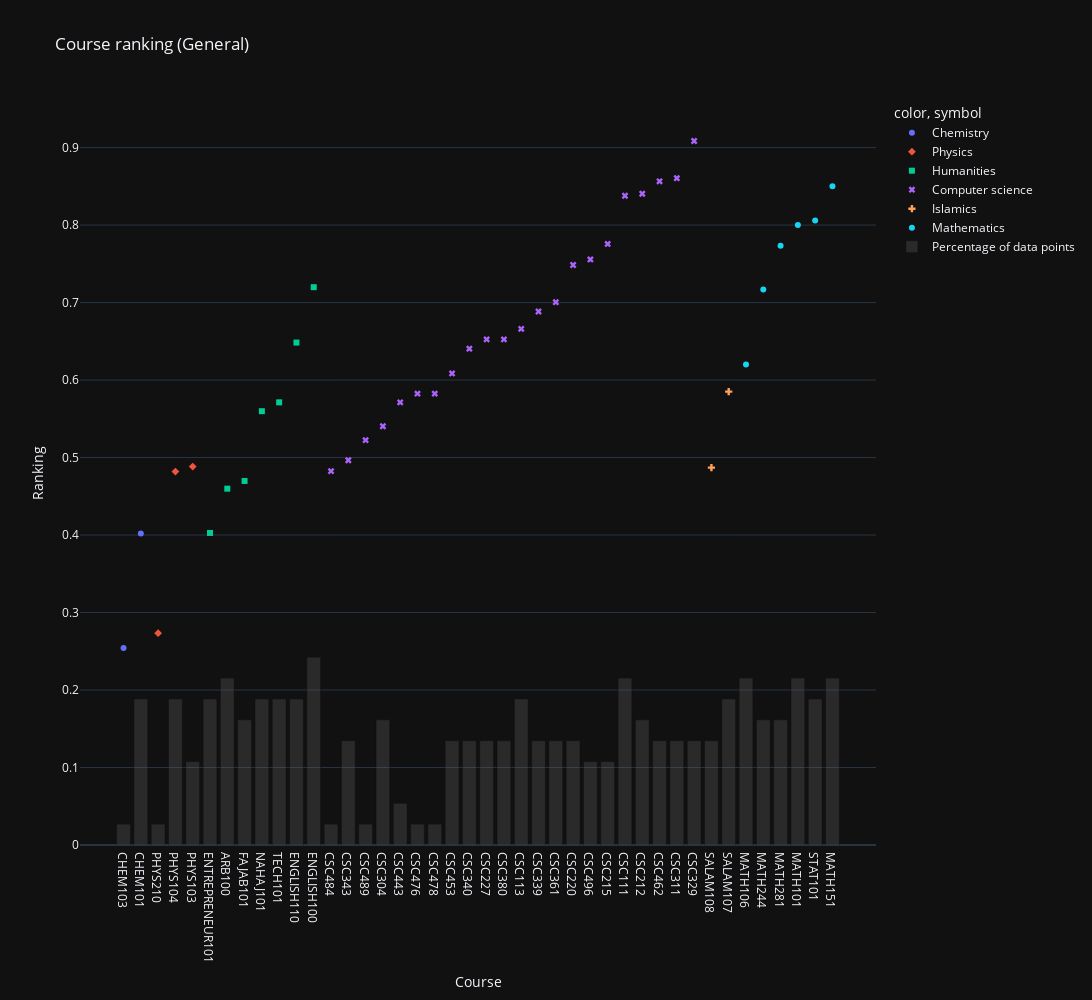

The cell this chart's notebook holds for it:
### Code cell
sorted_categories = course_to_category((scores_df.sum().sort_values() / 25).index)
fig = px.scatter(scores_df.sum().sort_values() / 25, color=sorted_categories, symbol=sorted_categories, title="Course ranking (General)")
fig.update_xaxes(title="Course")
fig.update_yaxes(title="Ranking")

remove_double_naming_in_legend(fig)

fig.add_trace(
    go.Bar(x=course_to_num_ranking_series.index, y=course_to_num_ranking_series / np.linalg.norm(course_to_num_ranking_series), marker={"color": "rgba(100, 100, 100, 0.3)"}, name="Percentage of data points"),
    # row=2, col=1
)
fig.update_layout(height=1000, width=2000)

### Figure 1 — Plotly figure (JSON) as saved in the notebook; plotly's stock layout.template omitted (floating-point values rounded to 4 significant figures)
{"data": [{"hovertemplate": "color=Chemistry<br>symbol=Chemistry<br>index=%{x}<br>value=%{y}<extra></extra>", "legendgroup": "Chemistry, Chemistry", "marker": {"color": "#636efa", "symbol": "circle"}, "mode": "markers", "name": "Chemistry", "orientation": "v", "showlegend": true, "type": "scatter", "x": ["CHEM103", "CHEM101"], "xaxis": "x", "y": [0.2543, 0.402], "yaxis": "y"}, {"hovertemplate": "color=Physics<br>symbol=Physics<br>index=%{x}<br>value=%{y}<extra></extra>", "legendgroup": "Physics, Physics", "marker": {"color": "#EF553B", "symbol": "diamond"}, "mode": "markers", "name": "Physics", "orientation": "v", "showlegend": true, "type": "scatter", "x": ["PHYS210", "PHYS104", "PHYS103"], "xaxis": "x", "y": [0.2733, 0.4819, 0.4883], "yaxis": "y"}, {"hovertemplate": "color=Humanities<br>symbol=Humanities<br>index=%{x}<br>value=%{y}<extra></extra>", "legendgroup": "Humanities, Humanities", "marker": {"color": "#00cc96", "symbol": "square"}, "mode": "markers", "name": "Humanities", "orientation": "v", "showlegend": true, "type": "scatter", "x": ["ENTREPRENEUR101", "ARB100", "FAJAB101", "NAHAJ101", "TECH101", "ENGLISH110", "ENGLISH100"], "xaxis": "x", "y": [0.4027, 0.4598, 0.4698, 0.5598, 0.5712, 0.6484, 0.7199], "yaxis": "y"}, {"hovertemplate": "color=Computer science<br>symbol=Computer science<br>index=%{x}<br>value=%{y}<extra></extra>", "legendgroup": "Computer science, Computer science", "marker": {"color": "#ab63fa", "symbol": "x"}, "mode": "markers", "name": "Computer science", "orientation": "v", "showlegend": true, "type": "scatter", "x": ["CSC484", "CSC343", "CSC489", "CSC304", "CSC443", "CSC476", "CSC478", "CSC453", "CSC340", "CSC227", "CSC380", "CSC113", "CSC339", "CSC361", "CSC220", "CSC496", "CSC215", "CSC111", "CSC212", "CSC462", "CSC311", "CSC329"], "xaxis": "x", "y": [0.4824, 0.4965, 0.5224, 0.5404, 0.5712, 0.5824, 0.5824, 0.6085, 0.6405, 0.6525, 0.6525, 0.6661, 0.6885, 0.7005, 0.7485, 0.7556, 0.7756, 0.8378, 0.8404, 0.8565, 0.8605, 0.9085], "yaxis": "y"}, {"hovertemplate": "color=Islamics<br>symbol=Islamics<br>index=%{x}<br>value=%{y}<extra></extra>", "legendgroup": "Islamics, Islamics", "marker": {"color": "#FFA15A", "symbol": "cross"}, "mode": "markers", "name": "Islamics", "orientation": "v", "showlegend": true, "type": "scatter", "x": ["SALAM108", "SALAM107"], "xaxis": "x", "y": [0.487, 0.585], "yaxis": "y"}, {"hovertemplate": "color=Mathematics<br>symbol=Mathematics<br>index=%{x}<br>value=%{y}<extra></extra>", "legendgroup": "Mathematics, Mathematics", "marker": {"color": "#19d3f3", "symbol": "circle"}, "mode": "markers", "name": "Mathematics", "orientation": "v", "showlegend": true, "type": "scatter", "x": ["MATH106", "MATH244", "MATH281", "MATH101", "STAT101", "MATH151"], "xaxis": "x", "y": [0.6201, 0.7168, 0.7735, 0.8001, 0.8058, 0.8501], "yaxis": "y"}, {"marker": {"color": "rgba(100, 100, 100, 0.3)"}, "name": "Percentage of data points", "type": "bar", "x": ["ENGLISH100", "ARB100", "MATH101", "CHEM101", "STAT101", "TECH101", "ENTREPRENEUR101", "FAJAB101", "NAHAJ101", "ENGLISH110", "SALAM107", "PHYS104", "MATH106", "CSC111", "MATH151", "SALAM108", "CSC113", "CSC220", "MATH244", "CSC212", "CSC215", "MATH281", "CSC304", "CSC380", "CSC227", "CSC311", "CSC339", "CSC343", "CSC361", "CSC329", "CSC340", "CSC453", "CSC496", "PHYS210", "PHYS103", "CHEM103", "CSC443", "CSC462", "CSC476", "CSC478", "CSC484", "CSC489"], "y": [0.2423, 0.2154, 0.2154, 0.1884, 0.1884, 0.1884, 0.1884, 0.1615, 0.1884, 0.1884, 0.1884, 0.1884, 0.2154, 0.2154, 0.2154, 0.1346, 0.1884, 0.1346, 0.1615, 0.1615, 0.1077, 0.1615, 0.1615, 0.1346, 0.1346, 0.1346, 0.1346, 0.1346, 0.1346, 0.1346, 0.1346, 0.1346, 0.1077, 0.02692, 0.1077, 0.02692, 0.05384, 0.1346, 0.02692, 0.02692, 0.02692, 0.02692]}], "layout": {"height": 1000, "legend": {"title": {"text": "color, symbol"}, "tracegroupgap": 0}, "title": {"text": "Course ranking (General)"}, "width": 2000, "xaxis": {"anchor": "y", "domain": [0, 1], "title": {"text": "Course"}}, "yaxis": {"anchor": "x", "domain": [0, 1], "title": {"text": "Ranking"}}}}
